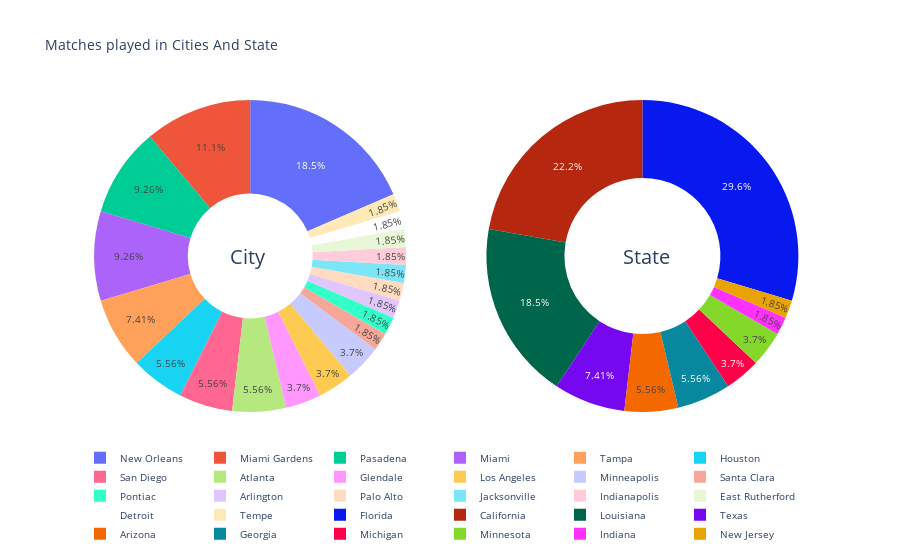

The notebook cell this image was saved under:
### Code cell
state = nfl_data.groupby('State').count()
state.sort_values(by = 'Date', ascending = False, inplace = True)

city = nfl_data.groupby('City').count()
city.sort_values(by = 'Date', ascending = False, inplace = True)

city = go.Pie(labels=city.index,values=city['Date'],name="City",hole=0.4,domain={'x': [0,0.46]})
state = go.Pie(labels=state.index,values=state['Date'],name="State",hole=0.5,domain={'x': [0.52,1]})

layout = dict(title = 'Matches played in Cities And State', font=dict(size=10), legend=dict(orientation="h"),
              annotations = [dict(x=0.2, y=0.5, text='City', showarrow=False, font=dict(size=20)),
                             dict(x=0.8, y=0.5, text='State', showarrow=False, font=dict(size=20)) ])

fig = dict(data=[city, state], layout=layout)
py.iplot(fig)

### Figure 1 — Plotly figure (JSON) as saved in the notebook; plotly's stock layout.template omitted (floating-point values rounded to 4 significant figures)
{"data": [{"domain": {"x": [0, 0.46]}, "hole": 0.4, "labels": ["New Orleans", "Miami Gardens", "Pasadena", "Miami", "Tampa", "Houston", "San Diego", "Atlanta", "Glendale", "Los Angeles", "Minneapolis", "Santa Clara", "Pontiac", "Arlington", "Palo Alto", "Jacksonville", "Indianapolis", "East Rutherford", "Detroit", "Tempe"], "name": "City", "type": "pie", "values": [10, 6, 5, 5, 4, 3, 3, 3, 2, 2, 2, 1, 1, 1, 1, 1, 1, 1, 1, 1]}, {"domain": {"x": [0.52, 1]}, "hole": 0.5, "labels": ["Florida", "California", "Louisiana", "Texas", "Arizona", "Georgia", "Michigan", "Minnesota", "Indiana", "New Jersey"], "name": "State", "type": "pie", "values": [16, 12, 10, 4, 3, 3, 2, 2, 1, 1]}], "layout": {"annotations": [{"font": {"size": 20}, "showarrow": false, "text": "City", "x": 0.2, "y": 0.5}, {"font": {"size": 20}, "showarrow": false, "text": "State", "x": 0.8, "y": 0.5}], "font": {"size": 10}, "legend": {"orientation": "h"}, "title": {"text": "Matches played in Cities And State"}}}
